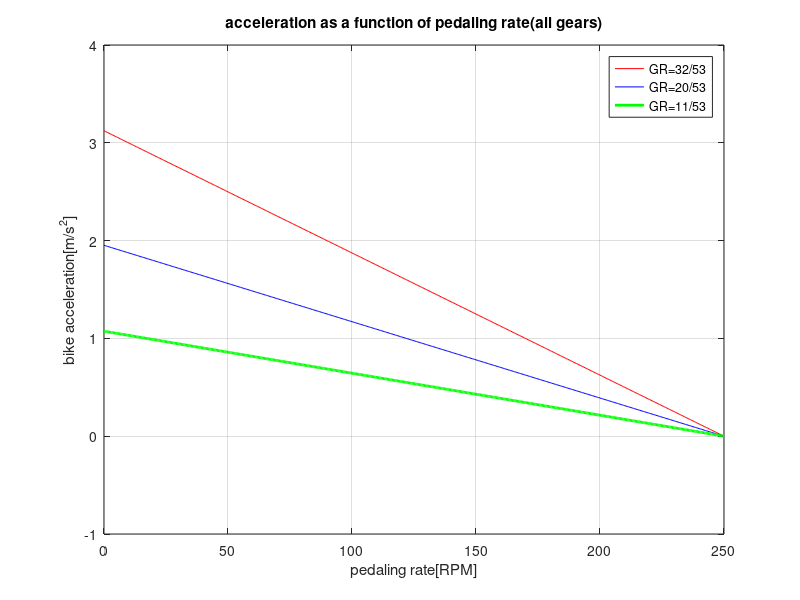
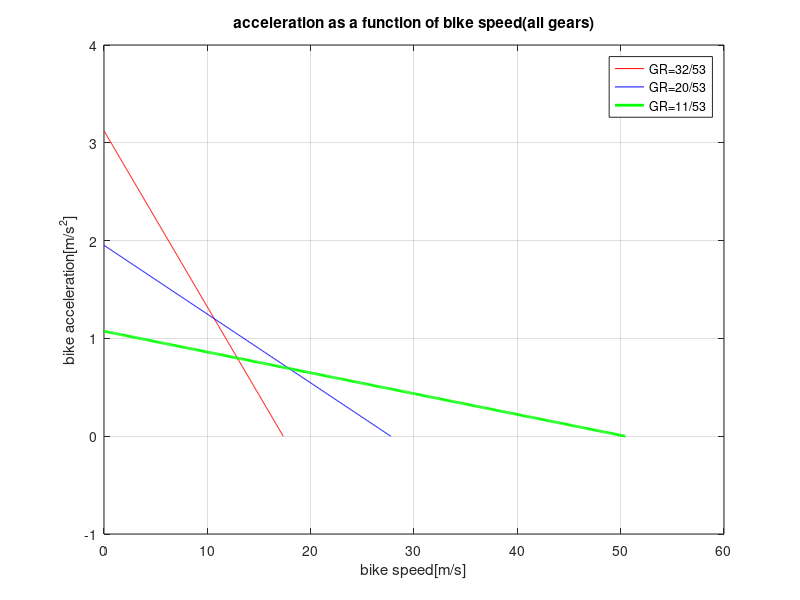
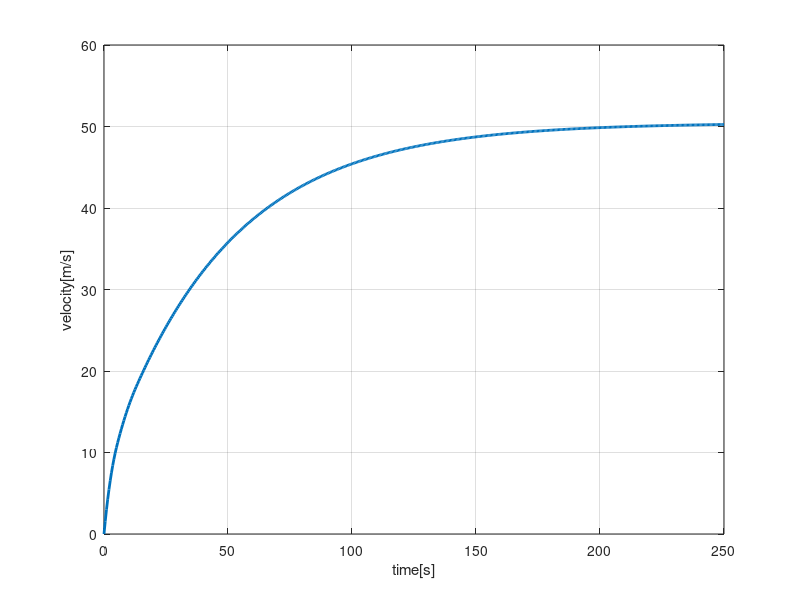

Source code (MATLAB) for these figures, in order:
% Goal through the race: maximizing Acceleration

%%bicycle parameters

M=70; %[kg]
It= 0.2; %[kgm^2]
Rt=0.4;%[m]

GR= [32/53, 20/53, 11/53]; %defining as R2/R1

thetap_dot_RPM = linspace(0,250,501)';%[RPM]
thetap_dot = thetap_dot_RPM*2*pi/60; %[rad/sec]

xdot_gear1= (Rt/GR(1))*thetap_dot; %bike speed[m/s]
xdot_gear2= (Rt/GR(2))*thetap_dot; %bike speed[m/s]
xdot_gear3= (Rt/GR(3))*thetap_dot; %bike speed[m/s]

xddot_gear1 = ((GR(1)/Rt)*(150-5.73*thetap_dot))/(M+2*It/Rt^2);
xddot_gear2 = ((GR(2)/Rt)*(150-5.73*thetap_dot))/(M+2*It/Rt^2);
xddot_gear3 = ((GR(3)/Rt)*(150-5.73*thetap_dot))/(M+2*It/Rt^2);

figure(1)
plot(thetap_dot_RPM,xddot_gear1,'r-',...
    thetap_dot_RPM,xddot_gear2,'b-',...
    thetap_dot_RPM,xddot_gear3,'g-','linewidth',2);grid on;
xlabel('pedaling rate[RPM]'),ylabel('bike acceleration[m/s^2]')
title('acceleration as a function of pedaling rate(all gears)')
legend('GR=32/53','GR=20/53','GR=11/53')

figure(2)
plot(xdot_gear1,xddot_gear1,'r-',...
    xdot_gear2,xddot_gear2,'b-',...
    xdot_gear3,xddot_gear3,'g-','linewidth',2);grid on;
xlabel('bike speed[m/s]'),ylabel('bike acceleration[m/s^2]')
title('acceleration as a function of bike speed(all gears)')
legend('GR=32/53','GR=20/53','GR=11/53')

%%simulating the race, using Euler Forward

dt=0.5; %sampling interval [s]
N=501;
t=(0:dt:(N-1)*dt);
x(1)=0;
xdot(1)=0; 
for k = 1:N-1 %[steps]
    
    if xdot(k)<10.66
        thetap_dot(k)= (1/Rt)*GR(1)*xdot(k);
        xddot(k)= ((GR(1)/Rt)*(150-5.73*thetap_dot(k)))/(M+2*It/Rt^2);
    elseif xdot(k)<17.76
        thetap_dot(k)= (1/Rt)*GR(2)*xdot(k);
        xddot(k)= ((GR(2)/Rt)*(150-5.73*thetap_dot(k)))/(M+2*It/Rt^2);
    else 
        thetap_dot(k)= (1/Rt)*GR(3)*xdot(k);
        xddot(k)= ((GR(3)/Rt)*(150-5.73*thetap_dot(k)))/(M+2*It/Rt^2);
    end
    
    xdot(k+1)=xdot(k)+xddot(k)*dt; %[step k+1 velocity=k velocity+(k accn*time step)]      
    x(k+1)=x(k)+xdot(k)*dt; %[step k+1 pos= k position+(k velocity*time step)]
end

figure(3)
plot(t,xdot,'linewidth',2), grid on 
xlabel('time[s]'), ylabel('velocity[m/s]')
